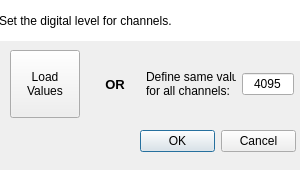
<?xml version="1.0" encoding="UTF-8"?>
<ui version="4.0">
 <class>ConfigureChannelsDialog</class>
 <widget class="QDialog" name="ConfigureChannelsDialog">
  <property name="geometry">
   <rect>
    <x>0</x>
    <y>0</y>
    <width>300</width>
    <height>170</height>
   </rect>
  </property>
  <property name="windowTitle">
   <string>Configure Channels</string>
  </property>
  <widget class="QDialogButtonBox" name="buttonBox">
   <property name="geometry">
    <rect>
     <x>140</x>
     <y>130</y>
     <width>156</width>
     <height>23</height>
    </rect>
   </property>
   <property name="orientation">
    <enum>Qt::Horizontal</enum>
   </property>
   <property name="standardButtons">
    <set>QDialogButtonBox::Cancel|QDialogButtonBox::Ok</set>
   </property>
  </widget>
  <widget class="QWidget" name="widget" native="true">
   <property name="geometry">
    <rect>
     <x>-1</x>
     <y>0</y>
     <width>302</width>
     <height>41</height>
    </rect>
   </property>
   <property name="sizePolicy">
    <sizepolicy hsizetype="MinimumExpanding" vsizetype="Preferred">
     <horstretch>0</horstretch>
     <verstretch>0</verstretch>
    </sizepolicy>
   </property>
   <property name="minimumSize">
    <size>
     <width>270</width>
     <height>0</height>
    </size>
   </property>
   <property name="autoFillBackground">
    <bool>false</bool>
   </property>
   <property name="styleSheet">
    <string notr="true">background-color: white;</string>
   </property>
   <layout class="QGridLayout" name="gridLayout">
    <item row="0" column="0">
     <widget class="QLabel" name="label">
      <property name="font">
       <font>
        <pointsize>9</pointsize>
       </font>
      </property>
      <property name="text">
       <string>Set the digital level for channels.</string>
      </property>
     </widget>
    </item>
   </layout>
  </widget>
  <widget class="QToolButton" name="btnLoadValues">
   <property name="enabled">
    <bool>true</bool>
   </property>
   <property name="geometry">
    <rect>
     <x>10</x>
     <y>50</y>
     <width>70</width>
     <height>68</height>
    </rect>
   </property>
   <property name="minimumSize">
    <size>
     <width>70</width>
     <height>68</height>
    </size>
   </property>
   <property name="text">
    <string>Load
Values</string>
   </property>
   <property name="icon">
    <iconset resource="Pics.qrc">
     <normaloff>:/pics/database_up.png</normaloff>:/pics/database_up.png</iconset>
   </property>
   <property name="iconSize">
    <size>
     <width>32</width>
     <height>32</height>
    </size>
   </property>
   <property name="toolButtonStyle">
    <enum>Qt::ToolButtonTextUnderIcon</enum>
   </property>
  </widget>
  <widget class="QWidget" name="">
   <property name="geometry">
    <rect>
     <x>90</x>
     <y>70</y>
     <width>204</width>
     <height>28</height>
    </rect>
   </property>
   <layout class="QHBoxLayout" name="horizontalLayout">
    <item>
     <widget class="QLabel" name="label_3">
      <property name="minimumSize">
       <size>
        <width>50</width>
        <height>0</height>
       </size>
      </property>
      <property name="font">
       <font>
        <pointsize>10</pointsize>
        <weight>75</weight>
        <bold>true</bold>
       </font>
      </property>
      <property name="text">
       <string>OR</string>
      </property>
      <property name="alignment">
       <set>Qt::AlignCenter</set>
      </property>
     </widget>
    </item>
    <item>
     <widget class="QLabel" name="label_2">
      <property name="minimumSize">
       <size>
        <width>90</width>
        <height>0</height>
       </size>
      </property>
      <property name="text">
       <string>Define same value
for all channels:</string>
      </property>
     </widget>
    </item>
    <item>
     <widget class="QLineEdit" name="value">
      <property name="sizePolicy">
       <sizepolicy hsizetype="Expanding" vsizetype="Fixed">
        <horstretch>0</horstretch>
        <verstretch>0</verstretch>
       </sizepolicy>
      </property>
      <property name="minimumSize">
       <size>
        <width>0</width>
        <height>0</height>
       </size>
      </property>
      <property name="text">
       <string>4095</string>
      </property>
      <property name="alignment">
       <set>Qt::AlignCenter</set>
      </property>
     </widget>
    </item>
   </layout>
  </widget>
 </widget>
 <resources>
  <include location="Pics.qrc"/>
 </resources>
 <connections>
  <connection>
   <sender>buttonBox</sender>
   <signal>accepted()</signal>
   <receiver>ConfigureChannelsDialog</receiver>
   <slot>accept()</slot>
   <hints>
    <hint type="sourcelabel">
     <x>253</x>
     <y>152</y>
    </hint>
    <hint type="destinationlabel">
     <x>157</x>
     <y>169</y>
    </hint>
   </hints>
  </connection>
  <connection>
   <sender>buttonBox</sender>
   <signal>rejected()</signal>
   <receiver>ConfigureChannelsDialog</receiver>
   <slot>reject()</slot>
   <hints>
    <hint type="sourcelabel">
     <x>265</x>
     <y>152</y>
    </hint>
    <hint type="destinationlabel">
     <x>169</x>
     <y>169</y>
    </hint>
   </hints>
  </connection>
 </connections>
 <slots>
  <slot>teste()</slot>
 </slots>
</ui>
